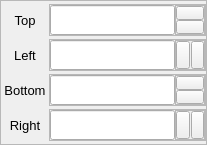
                           <widget class="QFrame" name="frme_zone_edges">
                            <property name="sizePolicy">
                             <sizepolicy hsizetype="Maximum" vsizetype="Maximum">
                              <horstretch>0</horstretch>
                              <verstretch>0</verstretch>
                             </sizepolicy>
                            </property>
                            <property name="frameShape">
                             <enum>QFrame::StyledPanel</enum>
                            </property>
                            <layout class="QGridLayout" name="layout_grid_2">
                             <property name="leftMargin">
                              <number>3</number>
                             </property>
                             <property name="topMargin">
                              <number>3</number>
                             </property>
                             <property name="rightMargin">
                              <number>0</number>
                             </property>
                             <property name="bottomMargin">
                              <number>3</number>
                             </property>
                             <property name="spacing">
                              <number>3</number>
                             </property>
                             <item row="2" column="0">
                              <widget class="QLabel" name="lbl_bottom">
                               <property name="font">
                                <font>
                                 <pointsize>10</pointsize>
                                </font>
                               </property>
                               <property name="text">
                                <string>Bottom</string>
                               </property>
                               <property name="alignment">
                                <set>Qt::AlignCenter</set>
                               </property>
                              </widget>
                             </item>
                             <item row="3" column="1">
                              <widget class="QFrame" name="frme_cstm_spbx_right">
                               <property name="frameShape">
                                <enum>QFrame::StyledPanel</enum>
                               </property>
                               <property name="frameShadow">
                                <enum>QFrame::Plain</enum>
                               </property>
                               <layout class="QHBoxLayout" name="layout_hrz_cstm_spbx_right_page0_det0_p0_3">
                                <property name="spacing">
                                 <number>0</number>
                                </property>
                                <property name="leftMargin">
                                 <number>0</number>
                                </property>
                                <property name="topMargin">
                                 <number>0</number>
                                </property>
                                <property name="rightMargin">
                                 <number>0</number>
                                </property>
                                <property name="bottomMargin">
                                 <number>0</number>
                                </property>
                                <item>
                                 <widget class="QLineEdit" name="ledit_right">
                                  <property name="sizePolicy">
                                   <sizepolicy hsizetype="Maximum" vsizetype="Minimum">
                                    <horstretch>0</horstretch>
                                    <verstretch>0</verstretch>
                                   </sizepolicy>
                                  </property>
                                  <property name="font">
                                   <font>
                                    <pointsize>10</pointsize>
                                   </font>
                                  </property>
                                 </widget>
                                </item>
                                <item>
                                 <widget class="QFrame" name="frme_btns_right">
                                  <property name="minimumSize">
                                   <size>
                                    <width>30</width>
                                    <height>30</height>
                                   </size>
                                  </property>
                                  <property name="maximumSize">
                                   <size>
                                    <width>30</width>
                                    <height>30</height>
                                   </size>
                                  </property>
                                  <property name="autoFillBackground">
                                   <bool>false</bool>
                                  </property>
                                  <property name="frameShape">
                                   <enum>QFrame::StyledPanel</enum>
                                  </property>
                                  <property name="frameShadow">
                                   <enum>QFrame::Plain</enum>
                                  </property>
                                  <layout class="QHBoxLayout" name="horizontalLayout_13">
                                   <property name="spacing">
                                    <number>1</number>
                                   </property>
                                   <property name="leftMargin">
                                    <number>0</number>
                                   </property>
                                   <property name="topMargin">
                                    <number>0</number>
                                   </property>
                                   <property name="rightMargin">
                                    <number>0</number>
                                   </property>
                                   <property name="bottomMargin">
                                    <number>0</number>
                                   </property>
                                   <item>
                                    <widget class="QPushButton" name="btn_right_left">
                                     <property name="sizePolicy">
                                      <sizepolicy hsizetype="Minimum" vsizetype="Minimum">
                                       <horstretch>0</horstretch>
                                       <verstretch>0</verstretch>
                                      </sizepolicy>
                                     </property>
                                     <property name="text">
                                      <string/>
                                     </property>
                                     <property name="icon">
                                      <iconset>
                                       <normaloff>Resources/left_arrow_2x1.jpg</normaloff>Resources/left_arrow_2x1.jpg</iconset>
                                     </property>
                                     <property name="iconSize">
                                      <size>
                                       <width>16</width>
                                       <height>16</height>
                                      </size>
                                     </property>
                                    </widget>
                                   </item>
                                   <item>
                                    <widget class="QPushButton" name="btn_right_right">
                                     <property name="sizePolicy">
                                      <sizepolicy hsizetype="Minimum" vsizetype="Minimum">
                                       <horstretch>0</horstretch>
                                       <verstretch>0</verstretch>
                                      </sizepolicy>
                                     </property>
                                     <property name="text">
                                      <string/>
                                     </property>
                                     <property name="icon">
                                      <iconset>
                                       <normaloff>Resources/right_arrow_2x1.jpg</normaloff>Resources/right_arrow_2x1.jpg</iconset>
                                     </property>
                                    </widget>
                                   </item>
                                  </layout>
                                 </widget>
                                </item>
                               </layout>
                              </widget>
                             </item>
                             <item row="0" column="0">
                              <widget class="QLabel" name="lbl_static_top">
                               <property name="font">
                                <font>
                                 <pointsize>10</pointsize>
                                </font>
                               </property>
                               <property name="text">
                                <string>Top</string>
                               </property>
                               <property name="alignment">
                                <set>Qt::AlignCenter</set>
                               </property>
                              </widget>
                             </item>
                             <item row="2" column="1">
                              <widget class="QFrame" name="frme_cstm_spbx_bottom">
                               <property name="frameShape">
                                <enum>QFrame::StyledPanel</enum>
                               </property>
                               <property name="frameShadow">
                                <enum>QFrame::Plain</enum>
                               </property>
                               <layout class="QHBoxLayout" name="layout_hrz_frme_cstm_spbx_bottom_page0_det0_p0_3">
                                <property name="spacing">
                                 <number>0</number>
                                </property>
                                <property name="leftMargin">
                                 <number>0</number>
                                </property>
                                <property name="topMargin">
                                 <number>0</number>
                                </property>
                                <property name="rightMargin">
                                 <number>0</number>
                                </property>
                                <property name="bottomMargin">
                                 <number>0</number>
                                </property>
                                <item>
                                 <widget class="QLineEdit" name="ledit_bottom">
                                  <property name="sizePolicy">
                                   <sizepolicy hsizetype="Maximum" vsizetype="Minimum">
                                    <horstretch>0</horstretch>
                                    <verstretch>0</verstretch>
                                   </sizepolicy>
                                  </property>
                                  <property name="font">
                                   <font>
                                    <pointsize>10</pointsize>
                                   </font>
                                  </property>
                                 </widget>
                                </item>
                                <item>
                                 <widget class="QFrame" name="frme_btns_bottom">
                                  <property name="minimumSize">
                                   <size>
                                    <width>30</width>
                                    <height>30</height>
                                   </size>
                                  </property>
                                  <property name="maximumSize">
                                   <size>
                                    <width>30</width>
                                    <height>30</height>
                                   </size>
                                  </property>
                                  <property name="autoFillBackground">
                                   <bool>false</bool>
                                  </property>
                                  <property name="frameShape">
                                   <enum>QFrame::StyledPanel</enum>
                                  </property>
                                  <property name="frameShadow">
                                   <enum>QFrame::Plain</enum>
                                  </property>
                                  <layout class="QVBoxLayout" name="verticalLayout_17">
                                   <property name="spacing">
                                    <number>0</number>
                                   </property>
                                   <property name="leftMargin">
                                    <number>0</number>
                                   </property>
                                   <property name="topMargin">
                                    <number>0</number>
                                   </property>
                                   <property name="rightMargin">
                                    <number>0</number>
                                   </property>
                                   <property name="bottomMargin">
                                    <number>0</number>
                                   </property>
                                   <item>
                                    <widget class="QPushButton" name="btn_bottom_up">
                                     <property name="sizePolicy">
                                      <sizepolicy hsizetype="Minimum" vsizetype="Minimum">
                                       <horstretch>0</horstretch>
                                       <verstretch>0</verstretch>
                                      </sizepolicy>
                                     </property>
                                     <property name="text">
                                      <string/>
                                     </property>
                                     <property name="icon">
                                      <iconset>
                                       <normaloff>Resources/up_arrow_2x1.jpg</normaloff>Resources/up_arrow_2x1.jpg</iconset>
                                     </property>
                                    </widget>
                                   </item>
                                   <item>
                                    <widget class="QPushButton" name="btn_bottom_down">
                                     <property name="sizePolicy">
                                      <sizepolicy hsizetype="Minimum" vsizetype="Minimum">
                                       <horstretch>0</horstretch>
                                       <verstretch>0</verstretch>
                                      </sizepolicy>
                                     </property>
                                     <property name="text">
                                      <string/>
                                     </property>
                                     <property name="icon">
                                      <iconset>
                                       <normaloff>Resources/down_arrow_2x1.jpg</normaloff>Resources/down_arrow_2x1.jpg</iconset>
                                     </property>
                                     <property name="iconSize">
                                      <size>
                                       <width>16</width>
                                       <height>16</height>
                                      </size>
                                     </property>
                                    </widget>
                                   </item>
                                  </layout>
                                 </widget>
                                </item>
                               </layout>
                              </widget>
                             </item>
                             <item row="1" column="0">
                              <widget class="QLabel" name="lbl_static_left">
                               <property name="font">
                                <font>
                                 <pointsize>10</pointsize>
                                </font>
                               </property>
                               <property name="text">
                                <string>Left</string>
                               </property>
                               <property name="alignment">
                                <set>Qt::AlignCenter</set>
                               </property>
                              </widget>
                             </item>
                             <item row="0" column="1">
                              <widget class="QFrame" name="frme_cstm_spbx_top">
                               <property name="frameShape">
                                <enum>QFrame::StyledPanel</enum>
                               </property>
                               <property name="frameShadow">
                                <enum>QFrame::Plain</enum>
                               </property>
                               <layout class="QHBoxLayout" name="layout_hrz_frme_cstm_spbx_top_page0_det0_p0_3">
                                <property name="spacing">
                                 <number>0</number>
                                </property>
                                <property name="leftMargin">
                                 <number>0</number>
                                </property>
                                <property name="topMargin">
                                 <number>0</number>
                                </property>
                                <property name="rightMargin">
                                 <number>0</number>
                                </property>
                                <property name="bottomMargin">
                                 <number>0</number>
                                </property>
                                <item>
                                 <widget class="QLineEdit" name="ledit_top">
                                  <property name="sizePolicy">
                                   <sizepolicy hsizetype="Maximum" vsizetype="Minimum">
                                    <horstretch>0</horstretch>
                                    <verstretch>0</verstretch>
                                   </sizepolicy>
                                  </property>
                                  <property name="font">
                                   <font>
                                    <pointsize>10</pointsize>
                                   </font>
                                  </property>
                                  <property name="text">
                                   <string/>
                                  </property>
                                 </widget>
                                </item>
                                <item>
                                 <widget class="QFrame" name="frme_btns_top">
                                  <property name="minimumSize">
                                   <size>
                                    <width>30</width>
                                    <height>30</height>
                                   </size>
                                  </property>
                                  <property name="maximumSize">
                                   <size>
                                    <width>30</width>
                                    <height>30</height>
                                   </size>
                                  </property>
                                  <property name="autoFillBackground">
                                   <bool>false</bool>
                                  </property>
                                  <property name="frameShape">
                                   <enum>QFrame::StyledPanel</enum>
                                  </property>
                                  <property name="frameShadow">
                                   <enum>QFrame::Plain</enum>
                                  </property>
                                  <layout class="QVBoxLayout" name="verticalLayout_18">
                                   <property name="spacing">
                                    <number>0</number>
                                   </property>
                                   <property name="leftMargin">
                                    <number>0</number>
                                   </property>
                                   <property name="topMargin">
                                    <number>0</number>
                                   </property>
                                   <property name="rightMargin">
                                    <number>0</number>
                                   </property>
                                   <property name="bottomMargin">
                                    <number>0</number>
                                   </property>
                                   <item>
                                    <widget class="QPushButton" name="btn_top_up">
                                     <property name="sizePolicy">
                                      <sizepolicy hsizetype="Minimum" vsizetype="Minimum">
                                       <horstretch>0</horstretch>
                                       <verstretch>0</verstretch>
                                      </sizepolicy>
                                     </property>
                                     <property name="text">
                                      <string/>
                                     </property>
                                     <property name="icon">
                                      <iconset>
                                       <normaloff>Resources/up_arrow_2x1.jpg</normaloff>Resources/up_arrow_2x1.jpg</iconset>
                                     </property>
                                    </widget>
                                   </item>
                                   <item>
                                    <widget class="QPushButton" name="btn_top_down">
                                     <property name="sizePolicy">
                                      <sizepolicy hsizetype="Minimum" vsizetype="Minimum">
                                       <horstretch>0</horstretch>
                                       <verstretch>0</verstretch>
                                      </sizepolicy>
                                     </property>
                                     <property name="text">
                                      <string/>
                                     </property>
                                     <property name="icon">
                                      <iconset>
                                       <normaloff>Resources/down_arrow_2x1.jpg</normaloff>Resources/down_arrow_2x1.jpg</iconset>
                                     </property>
                                     <property name="iconSize">
                                      <size>
                                       <width>16</width>
                                       <height>16</height>
                                      </size>
                                     </property>
                                    </widget>
                                   </item>
                                  </layout>
                                 </widget>
                                </item>
                               </layout>
                              </widget>
                             </item>
                             <item row="3" column="0">
                              <widget class="QLabel" name="lbl_static_right">
                               <property name="font">
                                <font>
                                 <pointsize>10</pointsize>
                                </font>
                               </property>
                               <property name="text">
                                <string>Right</string>
                               </property>
                               <property name="alignment">
                                <set>Qt::AlignCenter</set>
                               </property>
                              </widget>
                             </item>
                             <item row="1" column="1">
                              <widget class="QFrame" name="frme_cstm_spbx_left">
                               <property name="frameShape">
                                <enum>QFrame::StyledPanel</enum>
                               </property>
                               <property name="frameShadow">
                                <enum>QFrame::Plain</enum>
                               </property>
                               <layout class="QHBoxLayout" name="layout_hrz_frme_cstm_spbx_left_page0_det0_p0_3">
                                <property name="spacing">
                                 <number>0</number>
                                </property>
                                <property name="leftMargin">
                                 <number>0</number>
                                </property>
                                <property name="topMargin">
                                 <number>0</number>
                                </property>
                                <property name="rightMargin">
                                 <number>0</number>
                                </property>
                                <property name="bottomMargin">
                                 <number>0</number>
                                </property>
                                <item>
                                 <widget class="QLineEdit" name="ledit_left">
                                  <property name="sizePolicy">
                                   <sizepolicy hsizetype="Maximum" vsizetype="Minimum">
                                    <horstretch>0</horstretch>
                                    <verstretch>0</verstretch>
                                   </sizepolicy>
                                  </property>
                                  <property name="font">
                                   <font>
                                    <pointsize>10</pointsize>
                                   </font>
                                  </property>
                                 </widget>
                                </item>
                                <item>
                                 <widget class="QFrame" name="frme_btns_left">
                                  <property name="minimumSize">
                                   <size>
                                    <width>30</width>
                                    <height>30</height>
                                   </size>
                                  </property>
                                  <property name="maximumSize">
                                   <size>
                                    <width>30</width>
                                    <height>30</height>
                                   </size>
                                  </property>
                                  <property name="autoFillBackground">
                                   <bool>false</bool>
                                  </property>
                                  <property name="frameShape">
                                   <enum>QFrame::StyledPanel</enum>
                                  </property>
                                  <property name="frameShadow">
                                   <enum>QFrame::Plain</enum>
                                  </property>
                                  <layout class="QHBoxLayout" name="horizontalLayout_14">
                                   <property name="spacing">
                                    <number>1</number>
                                   </property>
                                   <property name="leftMargin">
                                    <number>0</number>
                                   </property>
                                   <property name="topMargin">
                                    <number>0</number>
                                   </property>
                                   <property name="rightMargin">
                                    <number>0</number>
                                   </property>
                                   <property name="bottomMargin">
                                    <number>0</number>
                                   </property>
                                   <item>
                                    <widget class="QPushButton" name="btn_left_left">
                                     <property name="sizePolicy">
                                      <sizepolicy hsizetype="Minimum" vsizetype="Minimum">
                                       <horstretch>0</horstretch>
                                       <verstretch>0</verstretch>
                                      </sizepolicy>
                                     </property>
                                     <property name="text">
                                      <string/>
                                     </property>
                                     <property name="icon">
                                      <iconset>
                                       <normaloff>Resources/left_arrow_2x1.jpg</normaloff>Resources/left_arrow_2x1.jpg</iconset>
                                     </property>
                                    </widget>
                                   </item>
                                   <item>
                                    <widget class="QPushButton" name="btn_left_right">
                                     <property name="sizePolicy">
                                      <sizepolicy hsizetype="Minimum" vsizetype="Minimum">
                                       <horstretch>0</horstretch>
                                       <verstretch>0</verstretch>
                                      </sizepolicy>
                                     </property>
                                     <property name="text">
                                      <string/>
                                     </property>
                                     <property name="icon">
                                      <iconset>
                                       <normaloff>Resources/right_arrow_2x1.jpg</normaloff>Resources/right_arrow_2x1.jpg</iconset>
                                     </property>
                                    </widget>
                                   </item>
                                  </layout>
                                 </widget>
                                </item>
                               </layout>
                              </widget>
                             </item>
                            </layout>
                           </widget>
